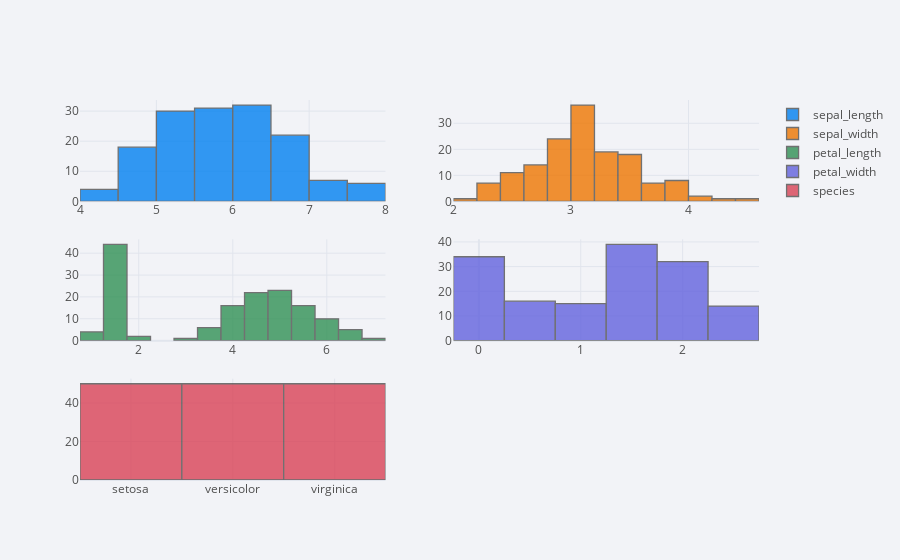

Here is the notebook cell this chart was saved with:
### Code cell
df.iplot(kind='hist',subplots=True)

### Figure 1 — Plotly figure (JSON) as saved in the notebook; plotly's stock layout.template omitted (floating-point values rounded to 4 significant figures; data arrays with more than 128 entries replaced by an {"elided": "..."} marker saying what was removed)
{"data": [{"histfunc": "count", "histnorm": "", "marker": {"color": "rgba(0, 128, 240, 1.0)", "line": {"color": "#505050", "width": 1.3}}, "name": "sepal_length", "opacity": 0.8, "orientation": "v", "type": "histogram", "x": {"elided": "150 float values"}, "xaxis": "x", "yaxis": "y"}, {"histfunc": "count", "histnorm": "", "marker": {"color": "rgba(238, 118, 0, 1.0)", "line": {"color": "#505050", "width": 1.3}}, "name": "sepal_width", "opacity": 0.8, "orientation": "v", "type": "histogram", "x": {"elided": "150 float values"}, "xaxis": "x2", "yaxis": "y2"}, {"histfunc": "count", "histnorm": "", "marker": {"color": "rgba(48, 144, 84, 1.0)", "line": {"color": "#505050", "width": 1.3}}, "name": "petal_length", "opacity": 0.8, "orientation": "v", "type": "histogram", "x": {"elided": "150 float values"}, "xaxis": "x3", "yaxis": "y3"}, {"histfunc": "count", "histnorm": "", "marker": {"color": "rgba(98, 98, 222, 1.0)", "line": {"color": "#505050", "width": 1.3}}, "name": "petal_width", "opacity": 0.8, "orientation": "v", "type": "histogram", "x": {"elided": "150 float values"}, "xaxis": "x4", "yaxis": "y4"}, {"histfunc": "count", "histnorm": "", "marker": {"color": "rgba(217, 66, 85, 1.0)", "line": {"color": "#505050", "width": 1.3}}, "name": "species", "opacity": 0.8, "orientation": "v", "type": "histogram", "x": {"elided": "150 str values"}, "xaxis": "x5", "yaxis": "y5"}], "layout": {"barmode": "overlay", "legend": {"bgcolor": "#F2F3F7", "font": {"color": "#505050"}}, "paper_bgcolor": "#F2F3F7", "plot_bgcolor": "#F2F3F7", "title": {"font": {"color": "#484848"}}, "xaxis": {"anchor": "y", "domain": [0, 0.45], "gridcolor": "#E1E5ED", "showgrid": true, "tickfont": {"color": "#505050"}, "title": {"font": {"color": "#505050"}, "text": ""}, "zerolinecolor": "#E1E5ED"}, "xaxis2": {"anchor": "y2", "domain": [0.55, 1], "gridcolor": "#E1E5ED", "showgrid": true, "tickfont": {"color": "#505050"}, "title": {"font": {"color": "#505050"}, "text": ""}, "zerolinecolor": "#E1E5ED"}, "xaxis3": {"anchor": "y3", "domain": [0, 0.45], "gridcolor": "#E1E5ED", "showgrid": true, "tickfont": {"color": "#505050"}, "title": {"font": {"color": "#505050"}, "text": ""}, "zerolinecolor": "#E1E5ED"}, "xaxis4": {"anchor": "y4", "domain": [0.55, 1], "gridcolor": "#E1E5ED", "showgrid": true, "tickfont": {"color": "#505050"}, "title": {"font": {"color": "#505050"}, "text": ""}, "zerolinecolor": "#E1E5ED"}, "xaxis5": {"anchor": "y5", "domain": [0, 0.45], "gridcolor": "#E1E5ED", "showgrid": true, "tickfont": {"color": "#505050"}, "title": {"font": {"color": "#505050"}, "text": ""}, "zerolinecolor": "#E1E5ED"}, "yaxis": {"anchor": "x", "domain": [0.7333, 1], "gridcolor": "#E1E5ED", "showgrid": true, "tickfont": {"color": "#505050"}, "title": {"font": {"color": "#505050"}, "text": ""}, "zerolinecolor": "#E1E5ED"}, "yaxis2": {"anchor": "x2", "domain": [0.7333, 1], "gridcolor": "#E1E5ED", "showgrid": true, "tickfont": {"color": "#505050"}, "title": {"font": {"color": "#505050"}, "text": ""}, "zerolinecolor": "#E1E5ED"}, "yaxis3": {"anchor": "x3", "domain": [0.3667, 0.6333], "gridcolor": "#E1E5ED", "showgrid": true, "tickfont": {"color": "#505050"}, "title": {"font": {"color": "#505050"}, "text": ""}, "zerolinecolor": "#E1E5ED"}, "yaxis4": {"anchor": "x4", "domain": [0.3667, 0.6333], "gridcolor": "#E1E5ED", "showgrid": true, "tickfont": {"color": "#505050"}, "title": {"font": {"color": "#505050"}, "text": ""}, "zerolinecolor": "#E1E5ED"}, "yaxis5": {"anchor": "x5", "domain": [0, 0.2667], "gridcolor": "#E1E5ED", "showgrid": true, "tickfont": {"color": "#505050"}, "title": {"font": {"color": "#505050"}, "text": ""}, "zerolinecolor": "#E1E5ED"}}}
